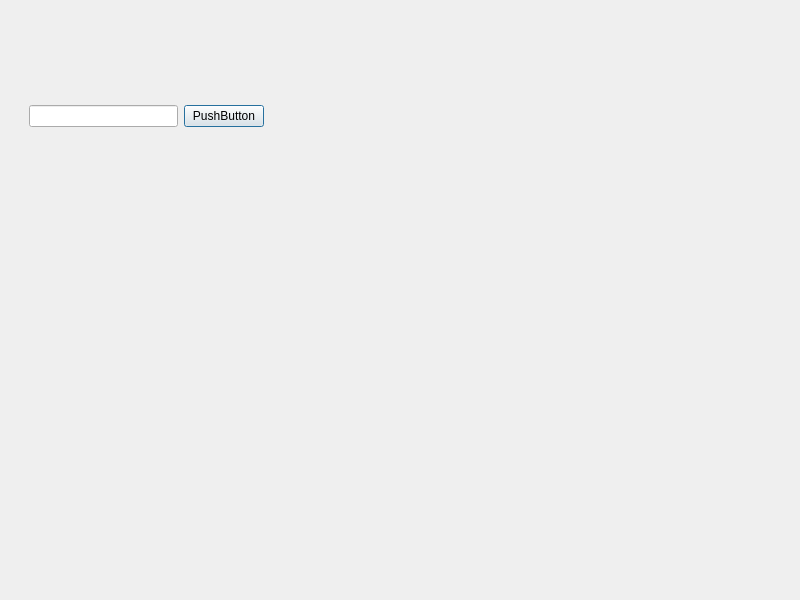
<?xml version="1.0" encoding="UTF-8"?>
<ui version="4.0">
 <class>Dialog</class>
 <widget class="QDialog" name="Dialog">
  <property name="geometry">
   <rect>
    <x>0</x>
    <y>0</y>
    <width>800</width>
    <height>600</height>
   </rect>
  </property>
  <property name="windowTitle">
   <string>Dialog</string>
  </property>
  <widget class="QWidget" name="horizontalLayoutWidget">
   <property name="geometry">
    <rect>
     <x>29</x>
     <y>100</y>
     <width>235</width>
     <height>33</height>
    </rect>
   </property>
   <layout class="QHBoxLayout" name="horizontalLayout">
    <item>
     <widget class="QLineEdit" name="lineEdit"/>
    </item>
    <item>
     <widget class="QPushButton" name="pushButton">
      <property name="text">
       <string>PushButton</string>
      </property>
     </widget>
    </item>
   </layout>
  </widget>
 </widget>
 <resources/>
 <connections/>
</ui>
